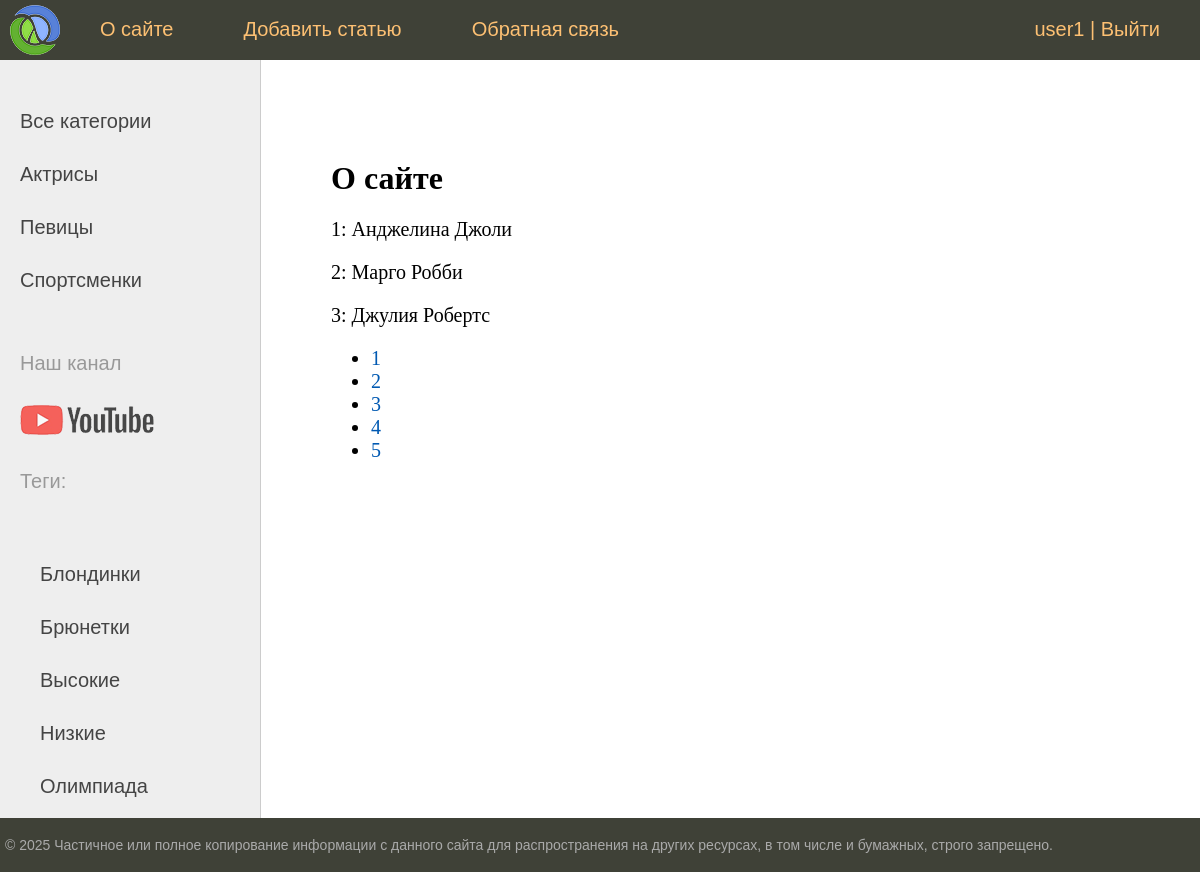
Screenshot of /about/ (signed in) with the database file from the repository.
### users/models.py (models this page shows)
class User(AbstractUser):
    photo = ImageField(upload_to="users/%Y/%m/%d/", blank=True, null=True, verbose_name="Фотография")
    date_birth = DateTimeField(blank=True, null=True, verbose_name="Дата рождения")

### thefamouswomen/models.py (models this page shows, shortened)
class Category(models.Model):
    name = models.CharField(max_length=100, db_index=True, verbose_name='Категория')
    slug = models.SlugField(max_length=255, unique=True, db_index=True)
    class Meta:
        verbose_name = 'Категория'
        verbose_name_plural = 'Категории'
    def get_absolute_url(self):
        return reverse('category', kwargs={'cat_slug':self.slug})

class TagPost(models.Model):
    tag = CharField(max_length=100, db_index=True)
    slug = SlugField(max_length=255, unique=True, db_index=True)
    def get_absolute_url(self):
        return reverse('tag', kwargs={'tag_slug':self.slug})

class Women(models.Model):
    class Status(models.IntegerChoices):
        DRAFT = 0, 'Черновик'
        PUBLISHED = 1, 'Опубликовано'
    title = models.CharField(max_length=255, verbose_name='Заголовок')
    slug = models.SlugField(max_length=255, unique=True, db_index=True, verbose_name='Slug', validators=[
                            MinLengthValidator(5, message='Минимум 5 символов'),
                            MaxLengthValidator(100, message='Максимум 100 символов')
    ])
    photo = models.ImageField(upload_to="photos/%Y/%m/%d/", default=None, blank=True, null=True, verbose_name='Фото')
    content = models.TextField(blank=True, verbose_name='Текст статьи')
    time_create = models.DateTimeField(auto_now_add=True, verbose_name='Время создания')
    time_update = models.DateTimeField(auto_now=True, verbose_name='Время изменения')
    is_published = models.BooleanField(choices=tuple(map(lambda x: (bool(x[0]), x[1]), Status.choices)), default=Status.DRAFT, verbose_name='Статус')
    cat = models.ForeignKey('Category', on_delete=models.PROTECT, related_name='posts', verbose_name='Категории')
    tags = models.ManyToManyField('TagPost', blank=True, related_name='tags', verbose_name='Теги')
    husband = models.OneToOneField('Husband', on_delete=models.SET_NULL, null=True, blank=True, related_name='woman', verbose_name='Муж')
    author = models.ForeignKey(get_user_model(), on_delete=models.SET_NULL, related_name='posts', null=True, default=None)
    objects = models.Manager()
    published = PublishedManager()
    class Meta:
        verbose_name = "Известные женщины"
        verbose_name_plural = "Известные женщины"
        ordering = ['time_create']
        indexes = [
            models.Index(fields=['-time_create'])
        ]

### thefamouswomen/views.py (the view)
# urls.py: path('about/', views.about, name = 'about'),
@login_required
def about(request):
    contact_list = Women.published.all()
    paginator = Paginator(contact_list, 3)
    page_number = request.GET.get('page')
    page_obj = paginator.get_page(page_number)
    return render(request, 'thefamouswomen/about.html',
                  {'title': 'О сайте', 'page_obj': page_obj})

### thefamouswomen/models.py (called while the page is built)
    def get_queryset(self):
        return super().get_queryset().filter(is_published = Women.Status.PUBLISHED)

### thefamouswomen/templatetags/women_tags.py (called while the page is built)
@register.inclusion_tag('thefamouswomen/list_categories.html')
def show_categories(catselected = 0):
    cats = Category.objects.annotate(total = Count("posts")).filter(total__gt=0)
    return {'cats': cats, 'cat_selected': catselected}

@register.inclusion_tag('thefamouswomen/list_tags.html')
def show_all_tags():
    return {'tags': TagPost.objects.annotate(total = Count("tags")).filter(total__gt=0)
}

### users/context_processors.py (called while the page is built)
def get_women_context(request):
    return {'mainmenu': menu}

### thefamouswomen/templates/thefamouswomen/about.html
{% extends 'base.html' %}
{% block content %}
<h1>{{ title }}</h1>
{% for item in page_obj %}
<p>{{ item.pk }}: {{ item.title }}</p>
{% endfor %}
<nav>
    <ul>
        {% for p in page_obj.paginator.page_range %}
        <li>
            <a href="?page={{ p }}">{{ p }}</a>
        </li>
        {% endfor %}
    </ul>
</nav>
{% endblock %}

### templates/base.html (shortened to what this page needs)
{% load static %}
{% load women_tags %}
<!DOCTYPE html>
<html>
<head>
	<link type="text/css" href="{% static 'thefamouswomen/css/styles.css' %}" rel="stylesheet" />
</head>
<body>
<table class="table-page" border=0 cellpadding="0" cellspacing="0">
<tr><td valign=top>
{% block mainmenu %}
		<div class="header">
			<ul id="mainmenu" class="mainmenu">
			<li class="logo"><a href="{% url 'home' %}"><div class="logo"></div></a></li>
{% for m in mainmenu %}
	<li><a href="{% url m.url_name %}">{{m.title}}</a></li>
{% endfor %}
{% if user.is_authenticated %}
    <li class="last">
    <a href="{% url 'users:profile' %}">{{ user.username }}</a> |
    <form method="post" action="{% url 'users:logout' %}" style="display:inline;">
        <button type="submit" style="background:none; border:none; color:inherit; font:inherit; cursor:pointer; padding:0;">Выйти</button>
    </form>
</li>
{% else %}
    <li class="last"><a href="{% url 'users:login' %}">Войти</a> | <a href="{% url 'users:register' %}">Регистрация</a></li>
{% endif %}
			</ul>
		</div>
{% endblock mainmenu %}
<table class="table-content" border=0 cellpadding="0" cellspacing="0">
<tr>
	<td valign="top" class="left-chapters">
	<ul id="leftchapters">
		{% if cat_selected == 0 %}
		<li class="selected">Все категории</li>
		{% else %}
		<li><a href="{% url 'home' %}">Все категории</a></li>
		{% endif %}
		{% show_categories cat_selected %}
		<li class="share">
		<p>Наш канал</p>
		<a class="share-yt" href="https://www.youtube.com/channel/UClJzWfGWuGJL2t-3dYKcHTA/playlists" target="_blank" rel="nofollow"></a>
		</li>
		<li>{% show_all_tags %}</li>
	</ul>
</td>
<td valign="top" class="content">
	<div class="content-text">
{% block content %}
{% endblock %}
	</div>
</td></tr></table>
</td></tr>
<tr><td valign=top>
	<div id="footer">
		<p>&copy; 2025 Частичное или полное копирование информации с данного сайта для распространения на других ресурсах, в том числе и бумажных, строго запрещено.</p>
	</div>
</td></tr></table>
</body>
</html>

### thefamouswomen/templates/thefamouswomen/list_categories.html
{% for cat in cats %}
{% if cat.id == cat_selected %}
<li class="selected">{{ cat.name }}</li>
{% else %}
<li><a href="{{ cat.get_absolute_url }}">{{ cat.name }}</a></li>
{% endif %}
{% endfor %}

### thefamouswomen/templates/thefamouswomen/list_tags.html
{% if tags %}
<p>Теги:</p>
<ul class="tag_list">
    {% for t in tags %}
    <li><a href="{{ t.get_absolute_url }}">{{t.tag}}</a></li>
    {% endfor %}
</ul>
{% endif %}

### thefamouswomen/static/thefamouswomen/css/styles.css (style rules this page uses)
html, body { font-family: 'Arial'; margin: 0; padding: 0; height: 100%; width: 100%; color: #444; }
a { color: #0059b2; text-decoration: none; }
.table-page { width: 100%; height: 100%; vertical-align: top; }
.table-page tr { height: 100%; }
.header { background: #3F4137; height: 60px; }
.logo { background: url('../images/logo.png') no-repeat 10px 5px; width: 70px; height: 60px; }
ul.mainmenu { list-style: none; margin: 0; padding: 0; height: 60px; color: #fdc073; font-size: 20px; overflow: hidden; }
ul.mainmenu li { float: left; margin: 18px 40px 0 30px; }
ul.mainmenu li.logo { margin: 0; }
ul.mainmenu li.last { float: right; }
ul.mainmenu li a { color: #fdc073; text-decoration: none; }
.table-content { width: 100%; min-height: 100%; height: 100%; }
.left-chapters { margin: 0; background: #eee; border-right: 1px solid #ccc; }
.left-chapters ul { width: 230px; margin: 0; padding: 20px 10px 10px 20px; list-style: none; font-size: 20px; }
.left-chapters ul li { margin: 30px 0 0 0; color: #999; }
.left-chapters ul li a { color: #444; text-decoration: none; }
.left-chapters ul li.share { margin: 60px 0 0 0; }
.left-chapters ul li.share p { margin: 30px 0 30px 0; }
.left-chapters ul li.share a { display: inline-block; width: 40px; height: 40px; margin: 0 20px 0 0; }
.left-chapters ul li.share a.share-yt { width: 100%; height: 30px; background: url('../images/share_yt.png') no-repeat 0 0 }
.content { padding: 40px 20px 20px 40px; width: 100%; box-sizing: border-box; }
.content-text { margin: 60px 0 0 30px; color: #000; font-size: 20px; font-family: Yandex Sans Display Light; }
.content-text h1 { font-size: 32px; }
#footer { box-sizing: border-box; background: #3F4137; padding: 5px; color: #aaa; font-size: 14px; font-family: Verdana, Geneva, Arial, Helvetica; text-align: left; overflow: hidden; }

### rows the page displays
User: username "user1"
Category: name "Актрисы"
Category: name "Певицы"
Category: name "Спортсменки"
TagPost: tag "Блондинки"
TagPost: tag "Брюнетки"
TagPost: tag "Высокие"
TagPost: tag "Низкие"
TagPost: tag "Олимпиада"
Women: pk "1", title "Анджелина Джоли"
Women: pk "2", title "Марго Робби"
Women: pk "3", title "Джулия Робертс"

### other values shown
{{ m.title }} "О сайте" "Добавить статью" "Обратная связь"
{{ title }} "О сайте"
{{ p }} "1" "2" "3" "4" "5"
